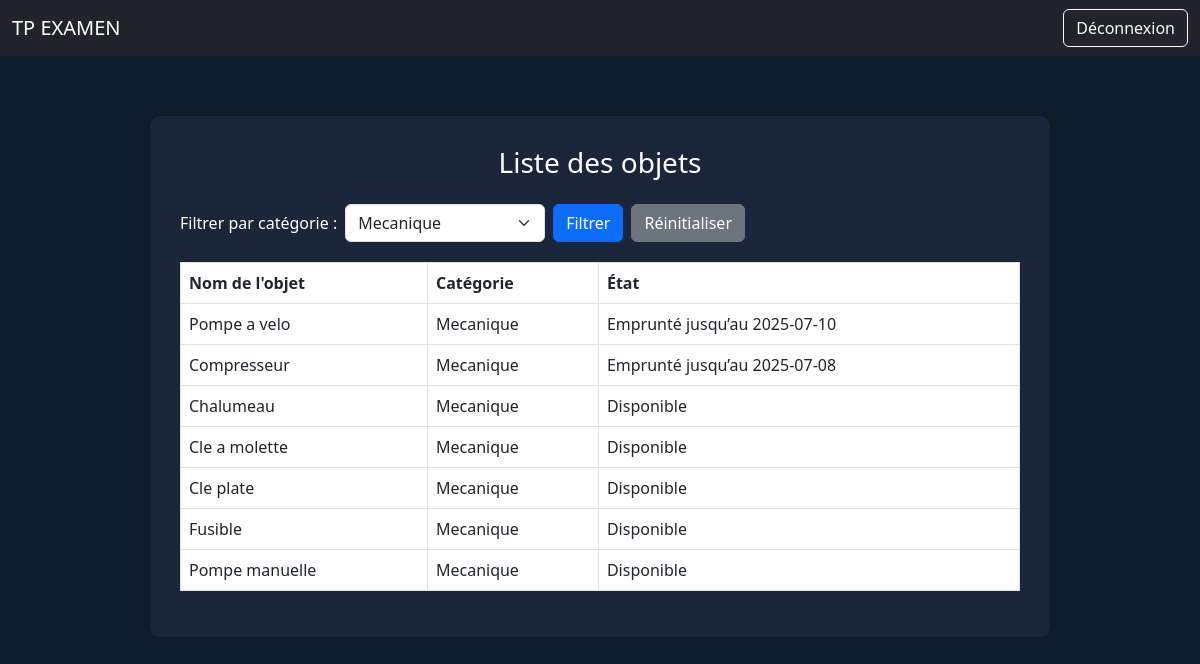
The app's page /liste_objet.php?categorie=3 with its own data.
### tables this page shows
CREATE TABLE objet (
    id_objet int PRIMARY KEY auto_increment,
    nom_objet VARCHAR (100),
    id_categorie int ,
    id_membre int

);

CREATE TABLE categorie_objet(
    id_categorie int PRIMARY KEY auto_increment,
    nom_categorie VARCHAR (100)
);

CREATE TABLE emprunt (
    id_emprunt int PRIMARY KEY auto_increment,
    id_objet int,
    id_membre int,
    date_emprunt date ,
    date_retour date

);

### liste_objet.php (the view, shortened to what this page needs)
<?php
require 'db.php';
$categorie_filter = $_GET['categorie'] ?? '';
$sql_categories = "SELECT id_categorie, nom_categorie FROM categorie_objet";
$result_categories = mysqli_query($dataBase, $sql_categories);
if ($categorie_filter && is_numeric($categorie_filter)) {
    $sql = "SELECT o.nom_objet, c.nom_categorie, e.date_retour
            FROM objet o
            JOIN categorie_objet c ON o.id_categorie = c.id_categorie
            LEFT JOIN emprunt e ON o.id_objet = e.id_objet
            WHERE c.id_categorie = $categorie_filter";
} else {
    $sql = "SELECT o.nom_objet, c.nom_categorie, e.date_retour
            FROM objet o
            JOIN categorie_objet c ON o.id_categorie = c.id_categorie
            LEFT JOIN emprunt e ON o.id_objet = e.id_objet";
}
$result = mysqli_query($dataBase, $sql);
?>
<!DOCTYPE html>
<html lang="fr">
<head>
  <link rel="stylesheet" href="https://cdn.jsdelivr.net/npm/bootstrap@5.3.0/dist/css/bootstrap.min.css">
</head>
<body>
<nav class="navbar navbar-dark bg-dark">
  <div class="container-fluid">
    <a class="navbar-brand" href="#">TP EXAMEN</a>
    <a class="btn btn-outline-light" href="logout.php">Déconnexion</a>
  </div>
</nav>
<div class="container">
  <h3 class="text-center mb-4">Liste des objets</h3>
  <form method="GET" class="filter-form d-flex align-items-center gap-2">
    <label for="categorie" class="form-label mb-0 text-white">Filtrer par catégorie :</label>
    <select name="categorie" id="categorie" class="form-select" style="max-width: 200px;">
      <?php while ($cat = mysqli_fetch_assoc($result_categories)) : ?>
        <option value="<?= $cat['id_categorie'] ?>" <?= ($cat['id_categorie'] == $categorie_filter) ? 'selected' : '' ?>>
          <?= htmlspecialchars($cat['nom_categorie']) ?>
        </option>
      <?php endwhile; ?>
    </select>
    <button type="submit" class="btn btn-primary">Filtrer</button>
    <?php if ($categorie_filter): ?>
      <a href="liste_objet.php" class="btn btn-secondary">Réinitialiser</a>
    <?php endif; ?>
  </form>
  <table class="table table-bordered">
    <thead>
      <tr>
        <th>Nom de l'objet</th>
        <th>Catégorie</th>
        <th>État</th>
      </tr>
    </thead>
    <tbody>
      <?php if (mysqli_num_rows($result) > 0): ?>
        <?php while ($objet = mysqli_fetch_assoc($result)) : ?>
          <tr>
            <td><?= htmlspecialchars($objet['nom_objet']) ?></td>
            <td><?= htmlspecialchars($objet['nom_categorie']) ?></td>
            <td>
              <?= $objet['date_retour'] ? " Emprunté jusqu’au " . htmlspecialchars($objet['date_retour']) : " Disponible" ?>
            </td>
          </tr>
        <?php endwhile; ?>
      <?php else: ?>
        <tr><td colspan="3" class="text-center">Aucun objet trouvé pour cette catégorie.</td></tr>
      <?php endif; ?>
    </tbody>
  </table>
</div>
</body>
</html>

### liste_objet.php (style rules this page uses)
body { background-color: #0d1b2a; color: white; }
.container { max-width: 900px; margin: 60px auto; background-color: #1b263b; padding: 30px; border-radius: 10px; }
.table thead { background-color: #0077b6; color: white; }
.table tbody tr { background-color: #f8f9fa; color: black; }
.filter-form { margin-bottom: 20px; }

### records on screen
objet: nom_objet "Pompe a velo", id_categorie.nom_categorie "Mecanique", emprunt.date_retour "2025-07-10"
objet: nom_objet "Compresseur", id_categorie.nom_categorie "Mecanique", emprunt.date_retour "2025-07-08"
objet: nom_objet "Chalumeau", id_categorie.nom_categorie "Mecanique", shows "Disponible"
objet: nom_objet "Cle a molette", id_categorie.nom_categorie "Mecanique", shows "Disponible"
objet: nom_objet "Cle plate", id_categorie.nom_categorie "Mecanique", shows "Disponible"
objet: nom_objet "Fusible", id_categorie.nom_categorie "Mecanique", shows "Disponible"
objet: nom_objet "Pompe manuelle", id_categorie.nom_categorie "Mecanique", shows "Disponible"

### other values on screen
form field categorie "Mecanique"
